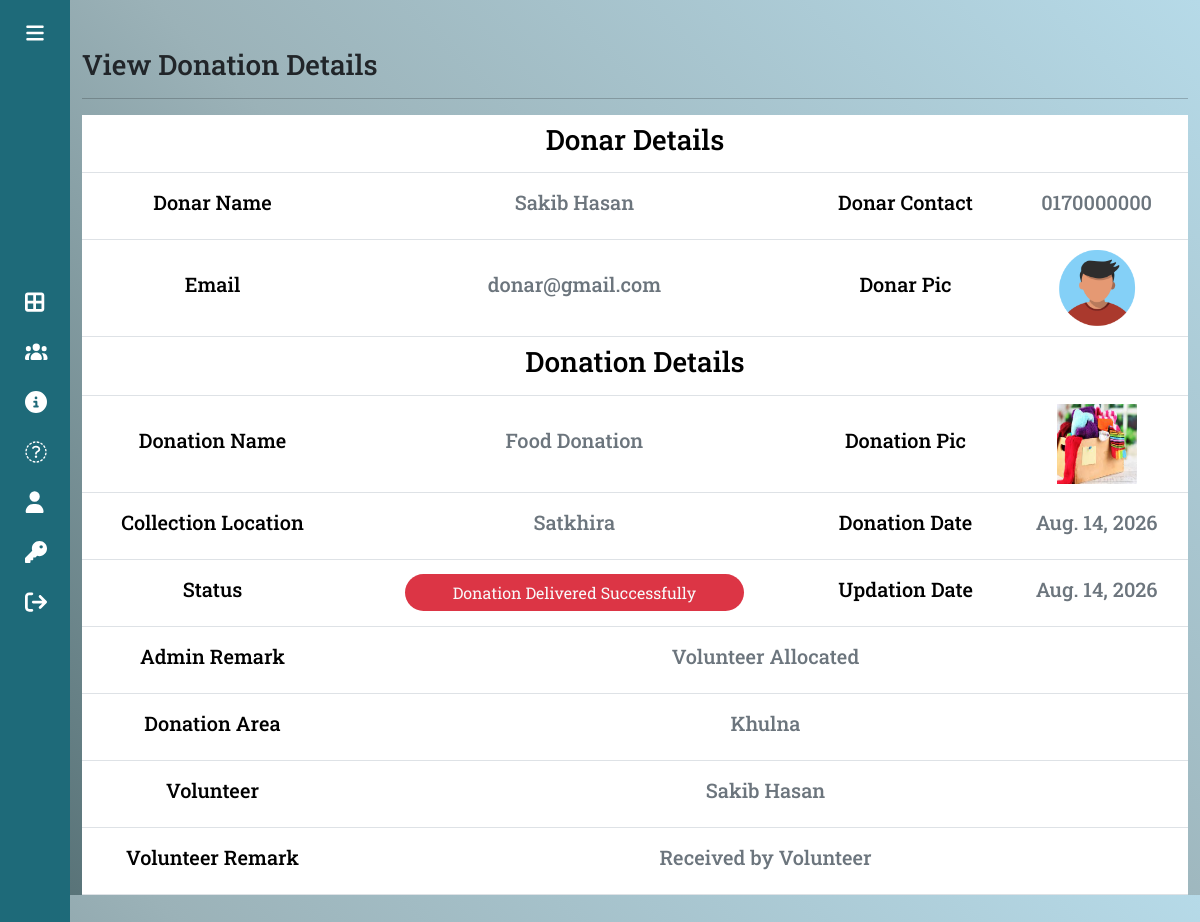
The app's page /donationdetail-donar/1 (signed in) with its own data.
### app/models.py (models this page shows, shortened)
class Donation(models.Model):
    donar = models.ForeignKey(Donar, on_delete=models.CASCADE)
    donationname = models.CharField(choices= DONATION_CHOICES,max_length=100, null=True, blank= True)
    donationpic = models.ImageField(upload_to='donation', null=True, blank=True )
    collectionlocation = models.CharField(max_length=300, null=True)
    description = models.CharField(max_length=300, null=True)
    status = models.CharField(max_length=30, null=True)
    donationdate = models.DateField(null=True)
    adminremark = models.CharField(max_length=200, null=True)
    volunteer = models.ForeignKey(Volunteer, on_delete=models.CASCADE, null=True)
    donationarea = models.ForeignKey(DonationArea, on_delete=models.CASCADE, null=True)
    volunteerremark = models.CharField(max_length=200, null=True)
    updationdate = models.DateField(null=True)

class Donar(models.Model):
    user = models.ForeignKey(User, on_delete=models.CASCADE)
    contact = models.CharField(max_length=15, null=True)
    address = models.CharField(max_length=300, null=True)
    userpic = models.ImageField(upload_to='Donar', null=True, blank=True)
    regdate = models.DateTimeField(auto_now_add=True)

class DonationArea(models.Model):
    areaname = models.CharField(max_length=100)
    description = models.CharField(max_length=300)
    creationdate = models.DateTimeField(auto_now_add=True)

class Volunteer(models.Model):
    user = models.ForeignKey(User, on_delete=models.CASCADE)
    contact = models.CharField(max_length=15, null=True)
    address = models.CharField(max_length=300, null=True)
    userpic = models.ImageField(upload_to='Volunteer', null=True, blank=True)
    idpic = models.ImageField(upload_to='Volunteer', null=True, blank=True )
    aboutme = models.CharField(max_length=300, null=True)
    status = models.CharField(max_length=20, null=True)
    regdate = models.DateTimeField(auto_now_add=True)
    adminremark = models.CharField(max_length=300, null=True)
    updationdate = models.DateField(null=True)

### app/views.py (the view)
def donationdetail_donar(request, pid):
    if not request.user.is_authenticated:
         return redirect('login_donar')
    donation = Donation.objects.get(id = pid)
    return render(request, "donationdetail-donar.html",locals())

### app/templates/donationdetail-donar.html
{% extends 'base-donar.html' %}
{% load static %}
{% block main %}
<div class="container mt-5 vh-100 table-responsive">
  <h3>View Donation Details</h3>
  <hr>
  <table id="mytable" class="table data ">
      <tbody>
          <tr class="align-middle text-center" >
              <th colspan="4"><h3>Donar Details</h3></th>
          </tr>
          <tr class="align-middle text-center">
            <td><h5>Donar Name</h5></td>
            <td><h5 class="text-secondary">{{donation.donar.user.first_name}} {{donation.donar.user.last_name}}</h5></td>
            <td><h5>Donar Contact</h5></td>
            <td><h5 class="text-secondary">{{donation.donar.contact}}</h5></td>
        </tr>
          <tr class="align-middle text-center">
              <td><h5>Email</h5></td>
              <td><h5 class="text-secondary">{{donation.donar.user.email}}</h5></td>
              <td><h5>Donar Pic</h5></td>
              <td><img src="{{donation.donar.userpic.url}}" width="80" height="80" /></td>
          </tr>
        <tr class="align-middle text-center">
              <th colspan="4"><h3>Donation Details</h3></th>
          </tr>
          <tr class="align-middle text-center">
              <td ><h5 >Donation Name</h5></td>
              <td><h5 class="text-secondary">{{donation.donationname}}</h5></td>
              <td><h5>Donation Pic</h5></td>
              <td><img src="{{donation.donationpic.url}}" width="80" height="80" /></td>
          </tr>
          <tr class="align-middle text-center">
              <td><h5 >Collection Location</h5></td>
              <td><h5 class="text-secondary">{{donation.collectionlocation}}</h5></td>
              <td><h5 >Donation Date</h5></td>
              <td><h5 class="text-secondary">{{donation.donationdate}}</h5></td>
          </tr>
          <tr class="align-middle text-center">
              <td><h5 >Status</h5></td>
              <td>
                <span class="text-center bg-danger font-weight-bold text-light text-light py-2 rounded-pill px-5">{{donation.status}}</span>
              </td>
              <td><h5 >Updation Date</h5></td>
              <td><h5 class="text-secondary">{{donation.updationdate}}</h5></td>
          </tr>
          <tr class="align-middle text-center">
              <td><h5 >Admin Remark</h5></td>
              <td colspan="3">
                <h5 class="text-secondary">{{donation.adminremark|default_if_none:''}}</h5>
              </td>
          </tr>
          <tr class="align-middle text-center">
            <td><h5 >Donation Area</h5></td>
            <td colspan="3"> <h5 class="text-secondary">{{donation.donationarea.areaname}}</h5></td>
          </tr>
          <tr class="align-middle text-center">
            <td><h5 >Volunteer</h5></td>
            <td colspan="3"> <h5 class="text-secondary">{{donation.volunteer.user.first_name}} {{donation.volunteer.user.last_name}}</h5></td>
          </tr>
            <tr class="align-middle text-center">
              <td><h5 >Volunteer Remark</h5></td>
              <td colspan="3">
                <h5 class="text-secondary">{{donation.volunteerremark|default_if_none:''}}</h5>
              </td>
            </tr>
      </tbody>
  </table>
</div>
{% endblock main %}

### app/static/css/style-admin.css (style rules this page uses)
* { margin:0; padding:0; box-sizing: border-box; }
body { position: relative; min-height: 100vh; width: 100%; overflow: hidden; }
.table tr td { height: 50px; }

### app/templates/base-donar.html (style rules this page uses)
body { background-image: linear-gradient(45deg, #546f74, #9bb2b8, #b6dae8); }

### records on screen
Donation: donar.user.first_name "Sakib", donar.user.last_name "Hasan", donar.contact "0170000000", donar.user.email "donar@gmail.com", donar.userpic (picture), donationname "Food Donation", donationpic (picture), collectionlocation "Satkhira", donationdate "Aug. 14, 2026", status "Donation Delivered Successfully", updationdate "Aug. 14, 2026", adminremark "Volunteer Allocated", donationarea.areaname "Khulna", volunteer.user.first_name "Sakib", volunteer.user.last_name "Hasan", volunteerremark "Received by Volunteer"
